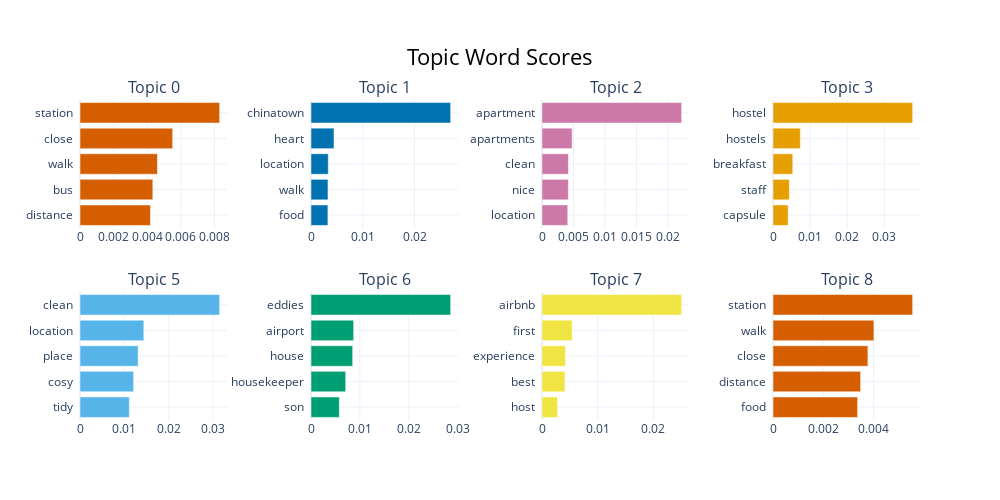

The notebook cell this image was saved under:
### Code cell
print("Singapore Positive BERT topics - Merged: ")
display(sgPosMerged.get_topic_info().head())
sgPosMerged.visualize_barchart()

### Figure 1 — Plotly figure (JSON) as saved in the notebook; plotly's stock layout.template omitted (floating-point values rounded to 4 significant figures)
{"data": [{"marker": {"color": "#D55E00"}, "orientation": "h", "type": "bar", "x": [0.004189, 0.004328, 0.004602, 0.005508, 0.008301], "xaxis": "x", "y": ["distance  ", "bus  ", "walk  ", "close  ", "station  "], "yaxis": "y"}, {"marker": {"color": "#0072B2"}, "orientation": "h", "type": "bar", "x": [0.003262, 0.003276, 0.003332, 0.004437, 0.02696], "xaxis": "x2", "y": ["food  ", "walk  ", "location  ", "heart  ", "chinatown  "], "yaxis": "y2"}, {"marker": {"color": "#CC79A7"}, "orientation": "h", "type": "bar", "x": [0.004093, 0.004185, 0.004194, 0.004782, 0.02217], "xaxis": "x3", "y": ["location  ", "nice  ", "clean  ", "apartments  ", "apartment  "], "yaxis": "y3"}, {"marker": {"color": "#E69F00"}, "orientation": "h", "type": "bar", "x": [0.004074, 0.004394, 0.005323, 0.007359, 0.0376], "xaxis": "x4", "y": ["capsule  ", "staff  ", "breakfast  ", "hostels  ", "hostel  "], "yaxis": "y4"}, {"marker": {"color": "#56B4E9"}, "orientation": "h", "type": "bar", "x": [0.01113, 0.01208, 0.0131, 0.01439, 0.03148], "xaxis": "x5", "y": ["tidy  ", "cosy  ", "place  ", "location  ", "clean  "], "yaxis": "y5"}, {"marker": {"color": "#009E73"}, "orientation": "h", "type": "bar", "x": [0.005795, 0.007102, 0.008528, 0.008723, 0.02858], "xaxis": "x6", "y": ["son  ", "housekeeper  ", "house  ", "airport  ", "eddies  "], "yaxis": "y6"}, {"marker": {"color": "#F0E442"}, "orientation": "h", "type": "bar", "x": [0.002781, 0.004122, 0.004208, 0.005409, 0.02507], "xaxis": "x7", "y": ["host  ", "best  ", "experience  ", "first  ", "airbnb  "], "yaxis": "y7"}, {"marker": {"color": "#D55E00"}, "orientation": "h", "type": "bar", "x": [0.003362, 0.003484, 0.003773, 0.004011, 0.005551], "xaxis": "x8", "y": ["food  ", "distance  ", "close  ", "walk  ", "station  "], "yaxis": "y8"}], "layout": {"annotations": [{"font": {"size": 16}, "showarrow": false, "text": "Topic 0", "x": 0.0875, "xanchor": "center", "xref": "paper", "y": 1, "yanchor": "bottom", "yref": "paper"}, {"font": {"size": 16}, "showarrow": false, "text": "Topic 1", "x": 0.3625, "xanchor": "center", "xref": "paper", "y": 1, "yanchor": "bottom", "yref": "paper"}, {"font": {"size": 16}, "showarrow": false, "text": "Topic 2", "x": 0.6375, "xanchor": "center", "xref": "paper", "y": 1, "yanchor": "bottom", "yref": "paper"}, {"font": {"size": 16}, "showarrow": false, "text": "Topic 3", "x": 0.9125, "xanchor": "center", "xref": "paper", "y": 1, "yanchor": "bottom", "yref": "paper"}, {"font": {"size": 16}, "showarrow": false, "text": "Topic 5", "x": 0.0875, "xanchor": "center", "xref": "paper", "y": 0.4, "yanchor": "bottom", "yref": "paper"}, {"font": {"size": 16}, "showarrow": false, "text": "Topic 6", "x": 0.3625, "xanchor": "center", "xref": "paper", "y": 0.4, "yanchor": "bottom", "yref": "paper"}, {"font": {"size": 16}, "showarrow": false, "text": "Topic 7", "x": 0.6375, "xanchor": "center", "xref": "paper", "y": 0.4, "yanchor": "bottom", "yref": "paper"}, {"font": {"size": 16}, "showarrow": false, "text": "Topic 8", "x": 0.9125, "xanchor": "center", "xref": "paper", "y": 0.4, "yanchor": "bottom", "yref": "paper"}], "height": 500, "hoverlabel": {"bgcolor": "white", "font": {"family": "Rockwell", "size": 16}}, "showlegend": false, "title": {"font": {"color": "Black", "size": 22}, "text": "Topic Word Scores", "x": 0.5, "xanchor": "center", "yanchor": "top"}, "width": 1000, "xaxis": {"anchor": "y", "domain": [0, 0.175], "showgrid": true}, "xaxis2": {"anchor": "y2", "domain": [0.275, 0.45], "showgrid": true}, "xaxis3": {"anchor": "y3", "domain": [0.55, 0.725], "showgrid": true}, "xaxis4": {"anchor": "y4", "domain": [0.825, 1], "showgrid": true}, "xaxis5": {"anchor": "y5", "domain": [0, 0.175], "showgrid": true}, "xaxis6": {"anchor": "y6", "domain": [0.275, 0.45], "showgrid": true}, "xaxis7": {"anchor": "y7", "domain": [0.55, 0.725], "showgrid": true}, "xaxis8": {"anchor": "y8", "domain": [0.825, 1], "showgrid": true}, "yaxis": {"anchor": "x", "domain": [0.6, 1], "showgrid": true}, "yaxis2": {"anchor": "x2", "domain": [0.6, 1], "showgrid": true}, "yaxis3": {"anchor": "x3", "domain": [0.6, 1], "showgrid": true}, "yaxis4": {"anchor": "x4", "domain": [0.6, 1], "showgrid": true}, "yaxis5": {"anchor": "x5", "domain": [0, 0.4], "showgrid": true}, "yaxis6": {"anchor": "x6", "domain": [0, 0.4], "showgrid": true}, "yaxis7": {"anchor": "x7", "domain": [0, 0.4], "showgrid": true}, "yaxis8": {"anchor": "x8", "domain": [0, 0.4], "showgrid": true}}}
